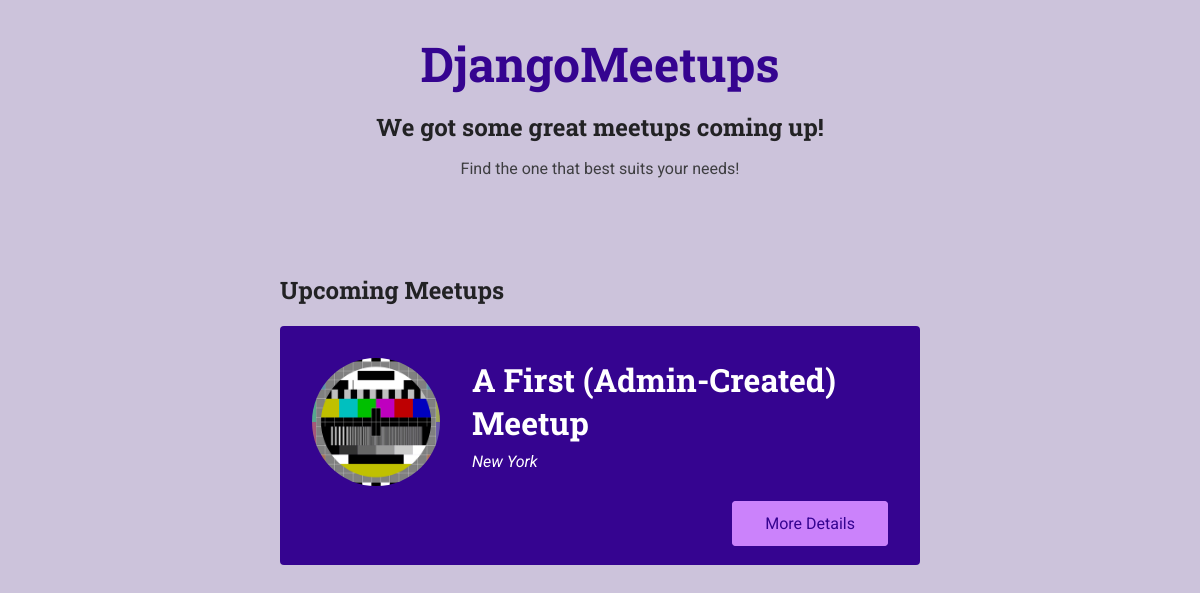
/meetups/, run on an earlier commit of the app's database.
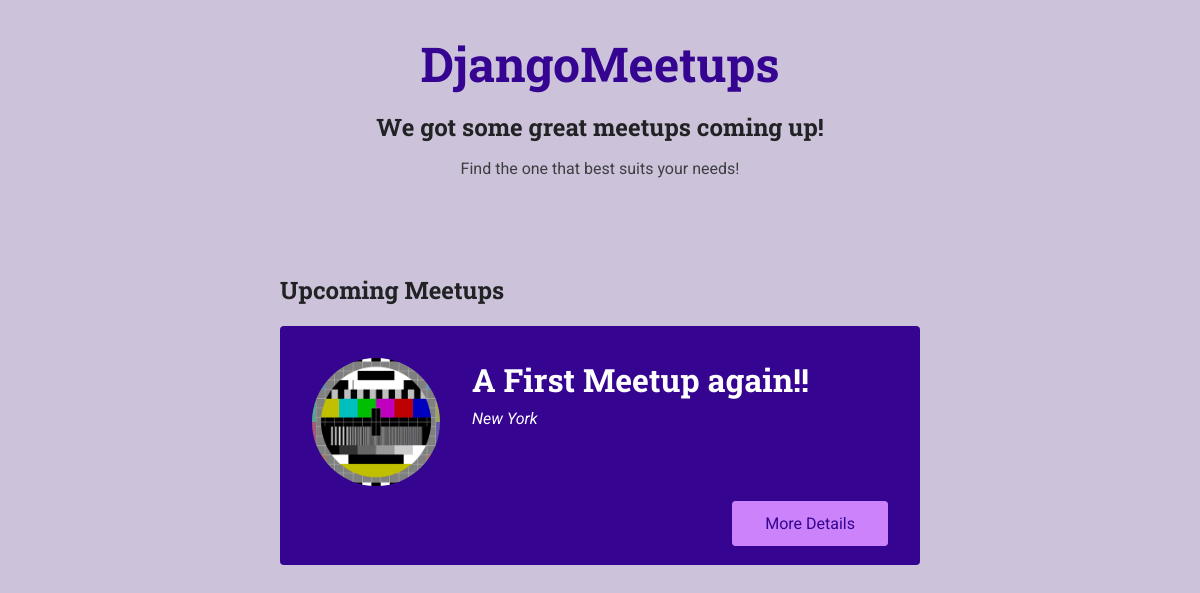
And on a later commit of the database.
### meetups/models.py (models this page shows, shortened)
class Meetup(models.Model):
	title = models.CharField(max_length=200)
	slug = models.SlugField(unique=True)
	description = models.TextField()
	image = models.ImageField(upload_to='images')
	location = models.ForeignKey(Location, on_delete=models.CASCADE)
	participants = models.ManyToManyField(Participant, blank=True, null=True)

### meetups/views.py (the view)
# urls.py: path('meetups/', views.index, name='all-meetups'), # our-domain.com/meetups
def index(request):
	meetups = Meetup.objects.all()
	return render(request, 'meetups/index.html', {
		'meetups': meetups
		})

### meetups/templates/meetups/index.html (shortened to what this page needs)
{% extends 'meetups/base/base.html'%}
{% load static %}
{% block site_css %}
	<link rel="stylesheet" type="text/css" href="{% static 'meetups/styles/all_meetups.css' %}">
{% endblock %}
{% block main_heading %}We got some great meetups coming up!{% endblock %}
{% block header_content %}<p>Find the one that best suits your needs!</p>{% endblock %}
{% block body %}
<section>
			<h2>Upcoming Meetups</h2>
			<ol>
				{% for meetup_item in meetups %}
					{% include 'meetups/includes/meetup-item.html' with title=meetup_item.title image=meetup_item.image.url location='New York' slug=meetup_item.slug %}
				{% endfor %}
			</ol>
</section>
{% endblock %}

### meetups/templates/meetups/includes/meetup-item.html
<li class="meetup-item">
	<article>
		<div class="meetup-summary">
			<div class="meetup-image">
				<img src="{{ image }}">
				</div>
				<div class="meetup-details">
					<h3>{{ title }}</h3>
					<address>{{ location }}</address>
				</div>
			</div>
			<div class="meetup-actions">
				<a href="{% url 'meetup-detail' slug %}" class="btn">More Details</a>
		</div>
	</article>
</li>

What changed in the data, as far as the page shows it:
removed Meetup: title "A First (Admin-Created) Meetup", location "New York"
added Meetup: title "A First Meetup again!!", location "New York"
